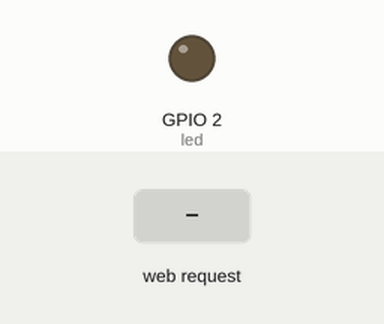
Recording of a sketch running on a simulated ESP8266 (NodeMCU). On the bench: output pins drawn as LEDs (lit = HIGH). The test bench sets the inputs (shaded band). WiFi joins after 1.5 s; servers stay silent unless stated; what the sketch prints to the serial monitor is not drawn.

Above: at 2.7 s.
2.8 s: HTTP request GET /pin received
At 4.1 s:
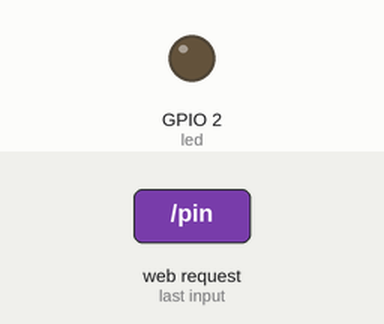
4.4 s: HTTP request GET /pin?light=on received
At 5.4 s:
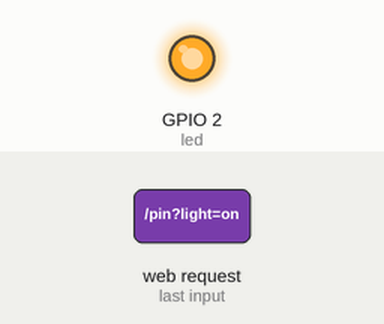
5.9 s: HTTP request GET / received
At 6.6 s:
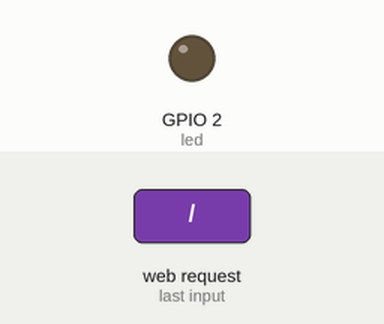
Timing chart, 0 to 8.9 s (numbered marks = the images above; inputs shaded):
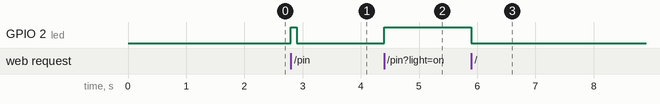

The sketch:

ESP01_WebServer.ino
```cpp
#include <ESP8266WiFi.h>
#include <WiFiClient.h>
#include <ESP8266WebServer.h>
#include <ESP8266mDNS.h>
//#include <WiFi.h>

#ifndef STASSID
#define STASSID "E05B"
#define STAPSK  "peter2000714"
#endif

const char* ssid = STASSID;
const char* password = STAPSK;
String HTML = "<!DOCTYPE html><html> <head>    <meta charset=\"utf-8\">    <title>interface</title>  </head> <body>    <a href=\"./pin?light=on\"><input type=\"button\" value=\"TurnOn\"></a>   <a href=\"./pin?light=off\"><input type=\"button\" value=\"TurnOff\"></a> </body></html>";

ESP8266WebServer server(80);
//IPAddress 类型变量
//IPAddress staticIP(192, 168, 43, 223);
//IPAddress gateway(192, 168, 43, 1);
//IPAddress subnet(255, 255, 255, 0);
//IPAddress dns(192, 168, 43, 1);


const int led = 2;

void handleRoot() {
  digitalWrite(led, 1);
  server.send(200, "text/html", HTML);
  digitalWrite(led, 0);
}

void pin(){
  if (server.arg("light")=="on"){
    digitalWrite(led,HIGH);
    server.send(200,"text/html",HTML);
    Serial.println("On");
  }else if(server.arg("light")=="off"){
    digitalWrite(led,LOW);
    server.send(200,"text/html",HTML);
    Serial.println("Off");
  }else {
    digitalWrite(led,HIGH);
    delay(100);
    digitalWrite(led,LOW);
    server.send(200,"text/html",HTML);
    Serial.println("Click");
  }
}

void handleNotFound() {
  digitalWrite(led, 1);
  String message = "File Not Found\n\n";
  message += "URI: ";
  message += server.uri();
  message += "\nMethod: ";
  message += (server.method() == HTTP_GET) ? "GET" : "POST";
  message += "\nArguments: ";
  message += server.args();
  message += "\n";
  for (uint8_t i = 0; i < server.args(); i++) {
    message += " " + server.argName(i) + ": " + server.arg(i) + "\n";
  }
  server.send(404, "text/plain", message);
  digitalWrite(led, 0);
}

void setup(void) {
  pinMode(led, OUTPUT);
  digitalWrite(led, 0);
  Serial.begin(115200);
  //setting web config
//  if (WiFi.config(staticIP, gateway, subnet, dns, dns) == false) {
//    Serial.println("Configuration failed.");
//  }
  WiFi.mode(WIFI_STA);
  WiFi.begin(ssid, password);
  Serial.println("");

  // Wait for connection
  while (WiFi.status() != WL_CONNECTED) {
    delay(500);
    Serial.print(".");
  }
  Serial.println("");
  Serial.print("Connected to ");
  Serial.println(ssid);
  Serial.print("IP address: ");
  Serial.println(WiFi.localIP());

  server.on("/", handleRoot);
  server.on("/pin", HTTP_GET, pin);
  server.on("/inline", []() {
    server.send(200, "text/plain", "this works as well");
  });

  server.onNotFound(handleNotFound);

  server.begin();
  Serial.println("HTTP server started");
}

void loop(void) {
  server.handleClient();
}
```

Measured:
- after the input at 2.8 s, GPIO 2 (led): LOW → HIGH at once, → LOW 0.10 s later
- after the input at 4.4 s, GPIO 2 (led): LOW → HIGH at once
- after the input at 5.9 s, GPIO 2 (led): HIGH → LOW at once
